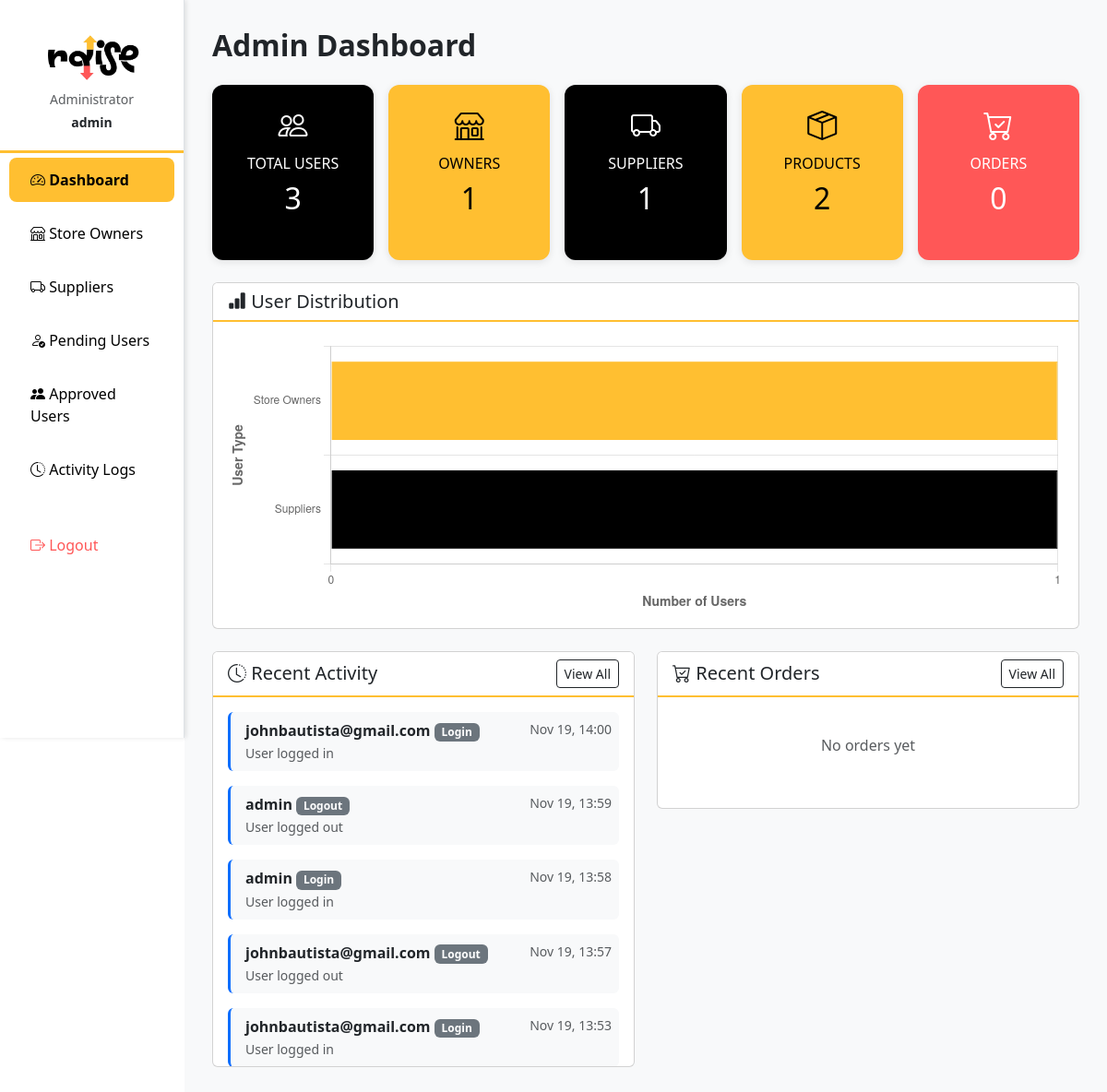
The page /sysadmin/dashboard/ (signed in) on the database as committed earlier.
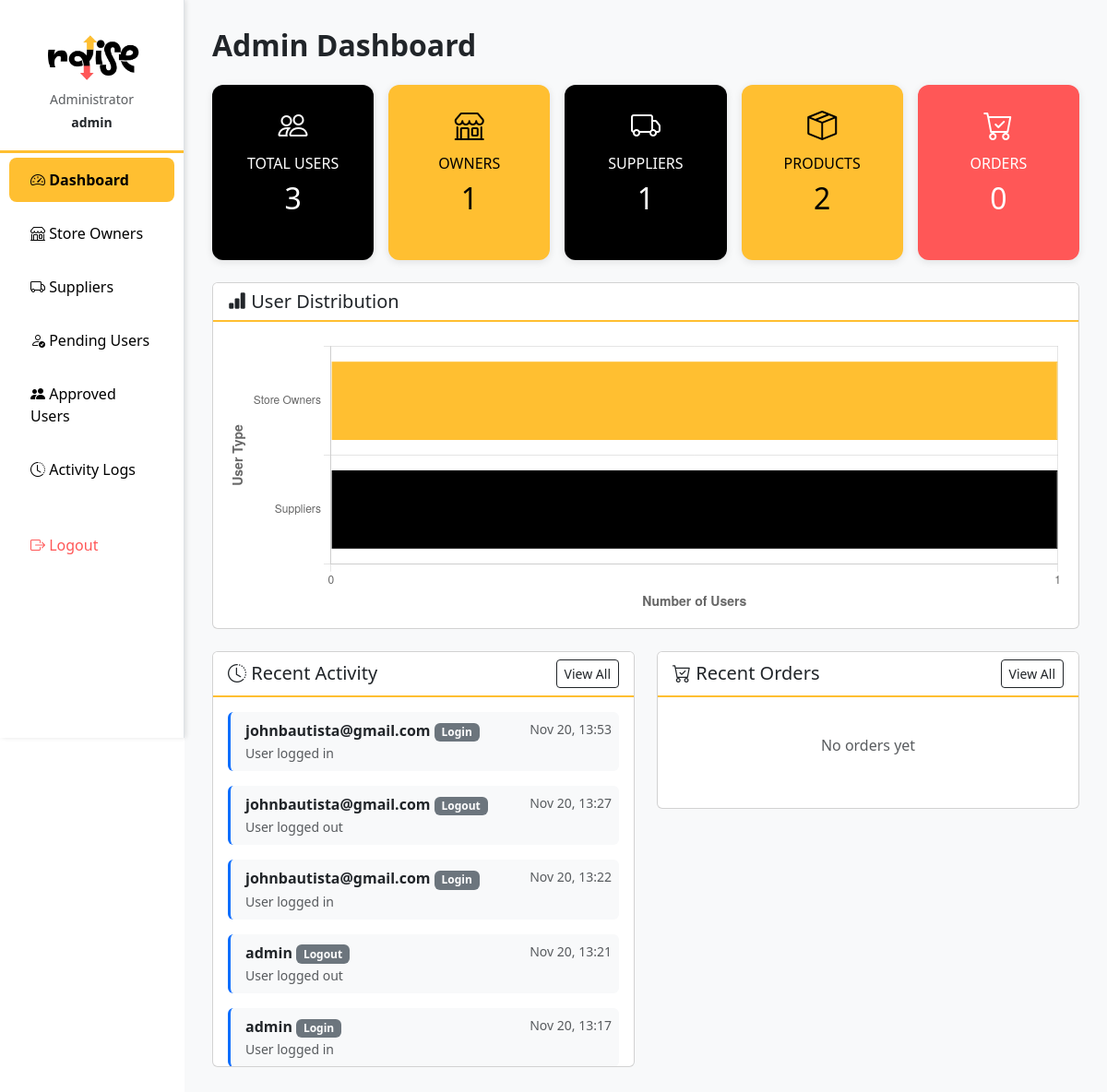
The same page on the database as committed later.
### myapp/models.py (models this page shows, shortened)
class ActivityLog(models.Model):
    ACTION_CHOICES = [
        ('login', 'Login'),
        ('logout', 'Logout'),
        ('create', 'Create'),
        ('update', 'Update'),
        ('delete', 'Delete'),
        ('order', 'Order Placed'),
        ('status_change', 'Status Changed'),
        ('stock_out', 'Stock Out'),
        ('restock', 'Restock'),
        ('order_approved', 'Order Approved'),
        ('order_rejected', 'Order Rejected'),
        ('order_delivered', 'Order Delivered'),
    ]
    user = models.ForeignKey(User, on_delete=models.CASCADE, related_name='activity_logs')
    action = models.CharField(max_length=20, choices=ACTION_CHOICES)
    description = models.TextField()
    timestamp = models.DateTimeField(auto_now_add=True)
    ip_address = models.GenericIPAddressField(null=True, blank=True)
    class Meta:
        ordering = ['-timestamp']

### myapp/admin_views.py (the view)
    def wrapper(request, *args, **kwargs):
        if not request.user.is_authenticated:
            return redirect('login')
        if not request.user.is_superuser:
            messages.error(request, "Access denied. Admin account required.")
            return redirect('landing')
        return view_func(request, *args, **kwargs)

### myapp/admin_views.py (called while the page is built)
def admin_required(view_func):
    def wrapper(request, *args, **kwargs):
        if not request.user.is_authenticated:
            return redirect('login')
        if not request.user.is_superuser:
            messages.error(request, "Access denied. Admin account required.")
            return redirect('landing')
        return view_func(request, *args, **kwargs)
    return wrapper

### myapp/context_processors.py (called while the page is built)
def notifications_context(request):
    if request.user.is_authenticated:
        return {
            'unread_notifications_count': get_unread_notification_count(request.user),
            'unread_messages_count': get_unread_message_count(request.user),
        }
    return {
        'unread_notifications_count': 0,
        'unread_messages_count': 0,
    }

### myapp/notifications.py (called while the page is built)
def get_unread_notification_count(user):
    return Notification.objects.filter(recipient=user, is_read=False).count()

def get_unread_message_count(user):
    return Message.objects.filter(recipient=user, is_read=False).count()

### myapp/templates/admin/dashboard.html (shortened to what the changed rows need)
<!DOCTYPE html>
<html lang="en">
<head>
  <link href="https://cdn.jsdelivr.net/npm/bootstrap@5.3.3/dist/css/bootstrap.min.css" rel="stylesheet">
  <link href="https://cdn.jsdelivr.net/npm/bootstrap-icons@1.11.3/font/bootstrap-icons.css" rel="stylesheet">
</head>
<body>
  <div class="container-fluid">
    <div class="row">
            {% load static %}
      <main class="col-md-10 ms-sm-auto main-content">
        <h2 class="fw-bold mb-4">Admin Dashboard</h2>
        <div class="row row-cols-1 row-cols-md-5 g-3">
          <div class="col">
            <div class="card stat-card bg-black text-white text-center h-100">
              <h2>{{ total_users }}</h2>
            </div>
          </div>
          <div class="col">
            <div class="card stat-card bg-yellow text-center h-100">
              <h2>{{ total_owners }}</h2>
            </div>
          </div>
          <div class="col">
            <div class="card stat-card bg-black text-white text-center h-100">
              <h2>{{ total_suppliers }}</h2>
            </div>
          </div>
          <div class="col">
            <div class="card stat-card bg-yellow text-center h-100">
              <h2>{{ total_products }}</h2>
            </div>
          </div>
          <div class="col">
            <div class="card stat-card bg-red text-white text-center h-100">
              <h2>{{ total_orders }}</h2>
            </div>
          </div>
        </div>
        <div class="row mt-4">
          <div class="col-md-6">
            <div class="card">
              <div class="card-body" style="max-height: 400px; overflow-y: auto;">
                {% if recent_activities %}
                  {% for log in recent_activities %}
                  <div class="border-start border-primary border-3 ps-3 mb-3 bg-light p-2 rounded">
                    <div class="d-flex justify-content-between">
                      <div>
                        <strong>{{ log.user.username }}</strong>
                        <span class="badge bg-secondary">{{ log.get_action_display }}</span>
                      </div>
                      <small class="text-muted">{{ log.timestamp|date:"M d, H:i" }}</small>
                    </div>
                    <small class="text-muted">{{ log.description }}</small>
                  </div>
                  {% endfor %}
                {% else %}
                  <p class="text-muted text-center py-4">No recent activity</p>
                {% endif %}
              </div>
            </div>
          </div>
        </div>
      </main>
    </div>
  </div>
</body>
</html>

Rows that differ between the two databases and show on the page:
no longer on this page (row unchanged): ActivityLog: user.username "johnbautista@gmail.com", action "Login", timestamp "Nov 19, 14:00", description "User logged in"
no longer on this page (row unchanged): ActivityLog: user.username "admin", action "Logout", timestamp "Nov 19, 13:59", description "User logged out"
no longer on this page (row unchanged): ActivityLog: user.username "admin", action "Login", timestamp "Nov 19, 13:58", description "User logged in"
no longer on this page (row unchanged): ActivityLog: user.username "johnbautista@gmail.com", action "Logout", timestamp "Nov 19, 13:57", description "User logged out"
no longer on this page (row unchanged): ActivityLog: user.username "johnbautista@gmail.com", action "Login", timestamp "Nov 19, 13:53", description "User logged in"
added ActivityLog: user.username "johnbautista@gmail.com", action "Login", timestamp "Nov 20, 13:53", description "User logged in"
added ActivityLog: user.username "johnbautista@gmail.com", action "Logout", timestamp "Nov 20, 13:27", description "User logged out"
added ActivityLog: user.username "johnbautista@gmail.com", action "Login", timestamp "Nov 20, 13:22", description "User logged in"
added ActivityLog: user.username "admin", action "Logout", timestamp "Nov 20, 13:21", description "User logged out"
added ActivityLog: user.username "admin", action "Login", timestamp "Nov 20, 13:17", description "User logged in"
